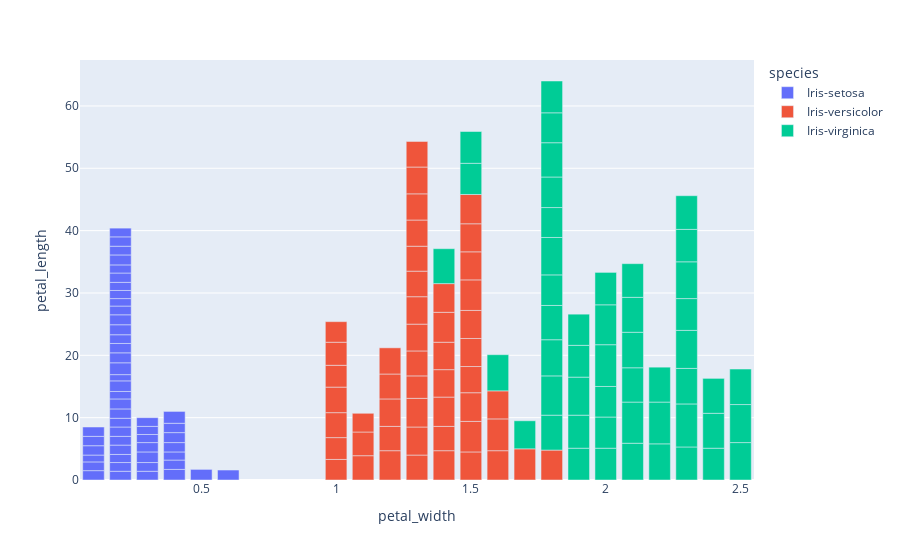

Notebook source saved alongside this figure:
### Code cell
import plotly.express as px
fig = px.bar(iris, x="petal_width",y= "petal_length", color="species")
fig.show()

### Figure 1 — Plotly figure (JSON) as saved in the notebook; plotly's stock layout.template omitted (floating-point values rounded to 4 significant figures)
{"data": [{"alignmentgroup": "True", "hovertemplate": "species=Iris-setosa<br>petal_width=%{x}<br>petal_length=%{y}<extra></extra>", "legendgroup": "Iris-setosa", "marker": {"color": "#636efa", "pattern": {"shape": ""}}, "name": "Iris-setosa", "offsetgroup": "Iris-setosa", "orientation": "v", "showlegend": true, "textposition": "auto", "type": "bar", "x": [0.2, 0.2, 0.2, 0.2, 0.2, 0.4, 0.3, 0.2, 0.2, 0.1, 0.2, 0.2, 0.1, 0.1, 0.2, 0.4, 0.4, 0.3, 0.3, 0.3, 0.2, 0.4, 0.2, 0.5, 0.2, 0.2, 0.4, 0.2, 0.2, 0.2, 0.2, 0.4, 0.1, 0.2, 0.1, 0.2, 0.2, 0.1, 0.2, 0.2, 0.3, 0.3, 0.2, 0.6, 0.4, 0.3, 0.2, 0.2, 0.2, 0.2], "xaxis": "x", "y": [1.4, 1.4, 1.3, 1.5, 1.4, 1.7, 1.4, 1.5, 1.4, 1.5, 1.5, 1.6, 1.4, 1.1, 1.2, 1.5, 1.3, 1.4, 1.7, 1.5, 1.7, 1.5, 1, 1.7, 1.9, 1.6, 1.6, 1.5, 1.4, 1.6, 1.6, 1.5, 1.5, 1.4, 1.5, 1.2, 1.3, 1.5, 1.3, 1.5, 1.3, 1.3, 1.3, 1.6, 1.9, 1.4, 1.6, 1.4, 1.5, 1.4], "yaxis": "y"}, {"alignmentgroup": "True", "hovertemplate": "species=Iris-versicolor<br>petal_width=%{x}<br>petal_length=%{y}<extra></extra>", "legendgroup": "Iris-versicolor", "marker": {"color": "#EF553B", "pattern": {"shape": ""}}, "name": "Iris-versicolor", "offsetgroup": "Iris-versicolor", "orientation": "v", "showlegend": true, "textposition": "auto", "type": "bar", "x": [1.4, 1.5, 1.5, 1.3, 1.5, 1.3, 1.6, 1, 1.3, 1.4, 1, 1.5, 1, 1.4, 1.3, 1.4, 1.5, 1, 1.5, 1.1, 1.8, 1.3, 1.5, 1.2, 1.3, 1.4, 1.4, 1.7, 1.5, 1, 1.1, 1, 1.2, 1.6, 1.5, 1.6, 1.5, 1.3, 1.3, 1.3, 1.2, 1.4, 1.2, 1, 1.3, 1.2, 1.3, 1.3, 1.1, 1.3], "xaxis": "x", "y": [4.7, 4.5, 4.9, 4, 4.6, 4.5, 4.7, 3.3, 4.6, 3.9, 3.5, 4.2, 4, 4.7, 3.6, 4.4, 4.5, 4.1, 4.5, 3.9, 4.8, 4, 4.9, 4.7, 4.3, 4.4, 4.8, 5, 4.5, 3.5, 3.8, 3.7, 3.9, 5.1, 4.5, 4.5, 4.7, 4.4, 4.1, 4, 4.4, 4.6, 4, 3.3, 4.2, 4.2, 4.2, 4.3, 3, 4.1], "yaxis": "y"}, {"alignmentgroup": "True", "hovertemplate": "species=Iris-virginica<br>petal_width=%{x}<br>petal_length=%{y}<extra></extra>", "legendgroup": "Iris-virginica", "marker": {"color": "#00cc96", "pattern": {"shape": ""}}, "name": "Iris-virginica", "offsetgroup": "Iris-virginica", "orientation": "v", "showlegend": true, "textposition": "auto", "type": "bar", "x": [2.5, 1.9, 2.1, 1.8, 2.2, 2.1, 1.7, 1.8, 1.8, 2.5, 2, 1.9, 2.1, 2, 2.4, 2.3, 1.8, 2.2, 2.3, 1.5, 2.3, 2, 2, 1.8, 2.1, 1.8, 1.8, 1.8, 2.1, 1.6, 1.9, 2, 2.2, 1.5, 1.4, 2.3, 2.4, 1.8, 1.8, 2.1, 2.4, 2.3, 1.9, 2.3, 2.5, 2.3, 1.9, 2, 2.3, 1.8], "xaxis": "x", "y": [6, 5.1, 5.9, 5.6, 5.8, 6.6, 4.5, 6.3, 5.8, 6.1, 5.1, 5.3, 5.5, 5, 5.1, 5.3, 5.5, 6.7, 6.9, 5, 5.7, 4.9, 6.7, 4.9, 5.7, 6, 4.8, 4.9, 5.6, 5.8, 6.1, 6.4, 5.6, 5.1, 5.6, 6.1, 5.6, 5.5, 4.8, 5.4, 5.6, 5.1, 5.1, 5.9, 5.7, 5.2, 5, 5.2, 5.4, 5.1], "yaxis": "y"}], "layout": {"barmode": "relative", "legend": {"title": {"text": "species"}, "tracegroupgap": 0}, "margin": {"t": 60}, "xaxis": {"anchor": "y", "domain": [0, 1], "title": {"text": "petal_width"}}, "yaxis": {"anchor": "x", "domain": [0, 1], "title": {"text": "petal_length"}}}}
